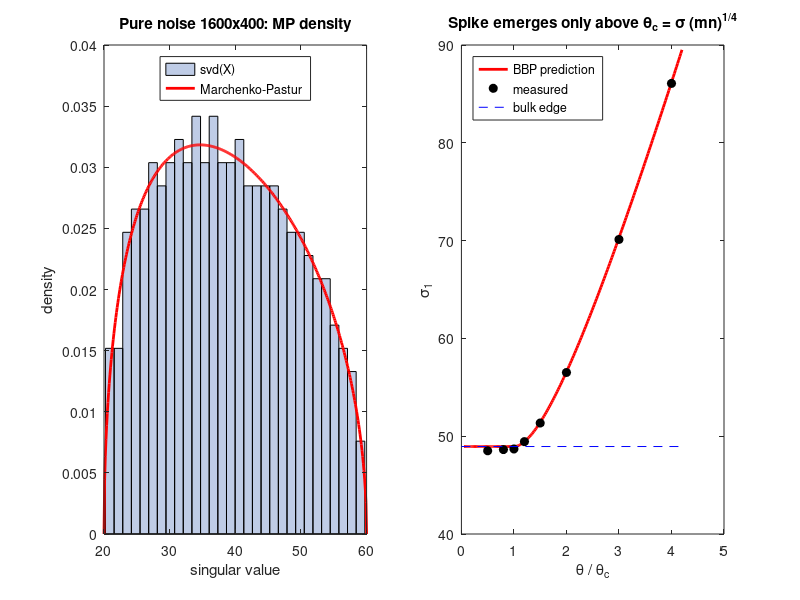

Here is the MATLAB script that generated this plot:
%% m06_noise_floor_mp.m  --  Module 06: the noise floor of the SVD
% Purpose : Singular values of a pure-noise matrix fill the Marchenko-Pastur
%           bulk  sigma*(sqrt(m)-sqrt(n)) ... sigma*(sqrt(m)+sqrt(n)).
%           A rank-1 coherent component of strength theta separates from the
%           bulk only if theta > sigma*(m*n)^(1/4) (BBP transition).
% Change  : m, n (Casorati shape: pixels x frames), sig (noise std),
%           ratios (spike strength / threshold).
% Expect  : measured noise edges within ~2 % of theory for m = 1600, n = 80;
%           sigma_1 and singular-vector overlaps match the BBP formulas.
% Runtime : ~3 s in Octave.
clear; close all; rng(1);

%% 1. Pure complex Gaussian noise: bulk edges
sig = 1.0;                                  % noise std per entry, E|z|^2 = sig^2
shapes = [1600 80; 1600 400; 4096 128; 96 96];
fprintf('--- pure noise, complex Gaussian, sigma = %.1f\n', sig);
fprintf('   m      n   max(s) theory  min(s) theory  spread(dB)\n');
for i = 1:size(shapes,1)
    m = shapes(i,1); n = shapes(i,2);
    X = sig*(randn(m,n) + 1i*randn(m,n))/sqrt(2);
    s = svd(X);
    fprintf('%5d %5d  %6.2f %6.2f  %6.2f %6.2f   %5.1f\n', m, n, s(1), sig*(sqrt(m)+sqrt(n)), ...
        s(end), sig*(sqrt(m)-sqrt(n)), 20*log10(s(1)/s(end)));
end
fprintf('Gavish-Donoho optimal hard threshold (square, known sigma): %.3f*sqrt(n)*sigma (edge is 2*sqrt(n)*sigma)\n', 4/sqrt(3));

%% 2. Histogram of singular values against the Marchenko-Pastur density
m = 1600; n = 400; c = n/m;
X = sig*(randn(m,n) + 1i*randn(m,n))/sqrt(2);
s = svd(X);
a = (1-sqrt(c))^2; b = (1+sqrt(c))^2;      % eigenvalue support of X'X/(sig^2 m)
sg = linspace(sig*sqrt(m*a), sig*sqrt(m*b), 400);
x = sg.^2/(sig^2*m);
p = sqrt(max((b-x).*(x-a),0))./(2*pi*c*x) .* 2.*sg/(sig^2*m);   % density of s
figure('Position',[100 100 900 340]);
subplot(1,2,1);
[cnt, ctr] = hist(s, 30); bw = ctr(2)-ctr(1);
bar(ctr, cnt/(sum(cnt)*bw), 1, 'FaceColor', [0.75 0.8 0.9]); hold on;
plot(sg, p, 'r', 'LineWidth', 2);
xlabel('singular value'); ylabel('density');
title(sprintf('Pure noise %dx%d: MP density', m, n));
legend('svd(X)', 'Marchenko-Pastur', 'Location', 'north');

%% 3. Rank-1 coherent component in noise: BBP detectability threshold
m = 1600; n = 80; c = n/m;
thc = sig*(m*n)^(1/4);                     % detection threshold on theta
edge = sig*(sqrt(m)+sqrt(n));
fprintf('\n--- rank-1 spike in %dx%d noise: theta_c = %.2f, bulk edge = %.2f\n', m, n, thc, edge);
fprintf('theta/theta_c  s1(meas) s1(pred)  |<v1,v>|^2 meas/pred  |<u1,u>|^2 meas/pred\n');
ratios = [0.5 0.8 1.0 1.2 1.5 2 3 4];
ntr = 10; s1m = zeros(size(ratios));
for i = 1:numel(ratios)
    th = ratios(i)*thc; acc = zeros(1,3);
    for r = 1:ntr
        u = randn(m,1) + 1i*randn(m,1); u = u/norm(u);   % spatial pattern
        v = randn(n,1) + 1i*randn(n,1); v = v/norm(v);   % time course
        Y = th*(u*v') + sig*(randn(m,n) + 1i*randn(m,n))/sqrt(2);
        [U,S,V] = svd(Y, 'econ');
        acc = acc + [S(1,1), abs(V(:,1)'*v)^2, abs(U(:,1)'*u)^2]/ntr;
    end
    tp = th/(sig*sqrt(m));                 % normalized strength
    if ratios(i) > 1
        s1p = sqrt((th^2 + sig^2*m)*(th^2 + sig^2*n))/th;
        pv = 1 - c*(1+tp^2)/(tp^2*(tp^2+c)); pu = 1 - (c+tp^2)/(tp^2*(tp^2+1));
    else
        s1p = edge; pv = 0; pu = 0;
    end
    s1m(i) = acc(1);
    fprintf('   %4.1f        %6.2f   %6.2f      %5.2f / %5.2f          %5.2f / %5.2f\n', ...
        ratios(i), acc(1), s1p, acc(2), pv, acc(3), pu);
end
subplot(1,2,2);
tt = linspace(0.05, 4.2, 200)*thc;
s1th = edge*ones(size(tt)); k = tt > thc;
s1th(k) = sqrt((tt(k).^2 + sig^2*m).*(tt(k).^2 + sig^2*n))./tt(k);
plot(tt/thc, s1th, 'r', 'LineWidth', 2); hold on;
plot(ratios, s1m, 'ko', 'MarkerFaceColor', 'k');
plot([0 4.2], [edge edge], 'b--');
xlabel('\theta / \theta_c'); ylabel('\sigma_1');
title('Spike emerges only above \theta_c = \sigma (mn)^{1/4}');
legend('BBP prediction', 'measured', 'bulk edge', 'Location', 'northwest');
fprintf('Note: theta_c = %.1f sigma is far below the bulk edge %.1f sigma: a coherent\n', thc/sig, edge/sig);
fprintf('component is detectable even when sigma_1 barely clears the noise bulk.\n');
